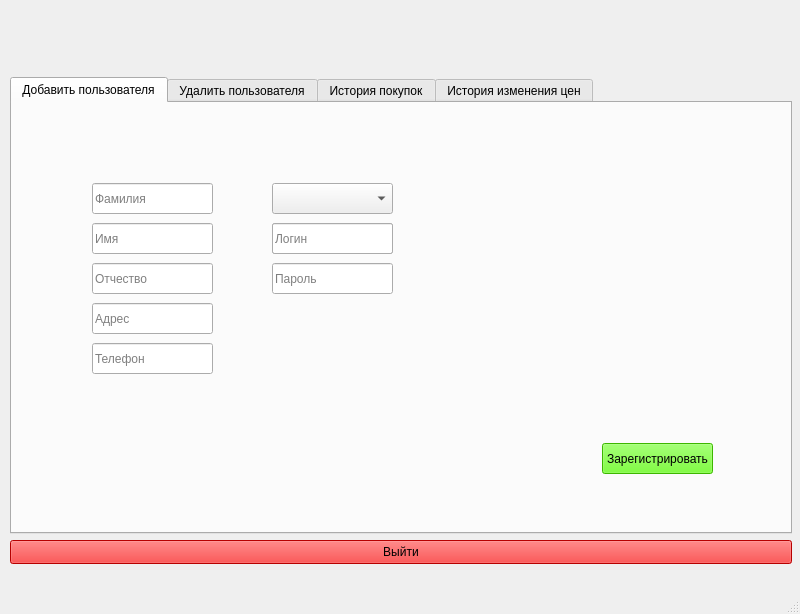
<?xml version="1.0" encoding="UTF-8"?>
<ui version="4.0">
 <class>AdminHomeWindowN</class>
 <widget class="QMainWindow" name="AdminHomeWindowN">
  <property name="geometry">
   <rect>
    <x>0</x>
    <y>0</y>
    <width>800</width>
    <height>614</height>
   </rect>
  </property>
  <property name="minimumSize">
   <size>
    <width>800</width>
    <height>614</height>
   </size>
  </property>
  <property name="maximumSize">
   <size>
    <width>800</width>
    <height>614</height>
   </size>
  </property>
  <property name="windowTitle">
   <string>MainWindow</string>
  </property>
  <widget class="QWidget" name="centralwidget">
   <widget class="QTabWidget" name="tabWidget">
    <property name="geometry">
     <rect>
      <x>10</x>
      <y>77</y>
      <width>782</width>
      <height>457</height>
     </rect>
    </property>
    <property name="currentIndex">
     <number>0</number>
    </property>
    <widget class="QWidget" name="tab">
     <attribute name="title">
      <string>Добавить пользователя</string>
     </attribute>
     <widget class="QLineEdit" name="surname">
      <property name="geometry">
       <rect>
        <x>80</x>
        <y>80</y>
        <width>121</width>
        <height>31</height>
       </rect>
      </property>
      <property name="text">
       <string/>
      </property>
      <property name="placeholderText">
       <string>Фамилия</string>
      </property>
     </widget>
     <widget class="QLineEdit" name="name">
      <property name="geometry">
       <rect>
        <x>80</x>
        <y>120</y>
        <width>121</width>
        <height>31</height>
       </rect>
      </property>
      <property name="placeholderText">
       <string>Имя</string>
      </property>
     </widget>
     <widget class="QLineEdit" name="patronymic">
      <property name="geometry">
       <rect>
        <x>80</x>
        <y>160</y>
        <width>121</width>
        <height>31</height>
       </rect>
      </property>
      <property name="placeholderText">
       <string>Отчество</string>
      </property>
     </widget>
     <widget class="QLineEdit" name="address">
      <property name="geometry">
       <rect>
        <x>80</x>
        <y>200</y>
        <width>121</width>
        <height>31</height>
       </rect>
      </property>
      <property name="placeholderText">
       <string>Адрес</string>
      </property>
     </widget>
     <widget class="QLineEdit" name="telephoneNumber">
      <property name="geometry">
       <rect>
        <x>80</x>
        <y>240</y>
        <width>121</width>
        <height>31</height>
       </rect>
      </property>
      <property name="placeholderText">
       <string>Телефон</string>
      </property>
     </widget>
     <widget class="QComboBox" name="comboBox">
      <property name="geometry">
       <rect>
        <x>260</x>
        <y>80</y>
        <width>121</width>
        <height>31</height>
       </rect>
      </property>
      <property name="placeholderText">
       <string>Должность</string>
      </property>
      <item>
       <property name="text">
        <string>Покупатель</string>
       </property>
      </item>
      <item>
       <property name="text">
        <string>Поставщик</string>
       </property>
      </item>
      <item>
       <property name="text">
        <string>Администратор</string>
       </property>
      </item>
     </widget>
     <widget class="QPushButton" name="regUser">
      <property name="geometry">
       <rect>
        <x>590</x>
        <y>340</y>
        <width>111</width>
        <height>31</height>
       </rect>
      </property>
      <property name="styleSheet">
       <string notr="true">background-color: rgb(85, 255, 0);</string>
      </property>
      <property name="text">
       <string>Зарегистрировать</string>
      </property>
     </widget>
     <widget class="QLineEdit" name="password">
      <property name="geometry">
       <rect>
        <x>260</x>
        <y>160</y>
        <width>121</width>
        <height>31</height>
       </rect>
      </property>
      <property name="placeholderText">
       <string>Пароль</string>
      </property>
     </widget>
     <widget class="QLineEdit" name="login">
      <property name="geometry">
       <rect>
        <x>260</x>
        <y>120</y>
        <width>121</width>
        <height>31</height>
       </rect>
      </property>
      <property name="placeholderText">
       <string>Логин</string>
      </property>
     </widget>
     <widget class="QLineEdit" name="company">
      <property name="geometry">
       <rect>
        <x>260</x>
        <y>120</y>
        <width>121</width>
        <height>31</height>
       </rect>
      </property>
      <property name="placeholderText">
       <string>Название компании</string>
      </property>
     </widget>
     <zorder>surname</zorder>
     <zorder>name</zorder>
     <zorder>patronymic</zorder>
     <zorder>address</zorder>
     <zorder>telephoneNumber</zorder>
     <zorder>comboBox</zorder>
     <zorder>regUser</zorder>
     <zorder>password</zorder>
     <zorder>company</zorder>
     <zorder>login</zorder>
    </widget>
    <widget class="QWidget" name="tab_2">
     <attribute name="title">
      <string>Удалить пользователя</string>
     </attribute>
     <layout class="QVBoxLayout" name="verticalLayout">
      <item>
       <widget class="QTableView" name="tableView"/>
      </item>
      <item>
       <widget class="QPushButton" name="deleteButton">
        <property name="text">
         <string>Удалить</string>
        </property>
       </widget>
      </item>
     </layout>
    </widget>
    <widget class="QWidget" name="tab_3">
     <attribute name="title">
      <string>История покупок</string>
     </attribute>
     <widget class="QTableView" name="purchaseHistoryTable">
      <property name="geometry">
       <rect>
        <x>10</x>
        <y>10</y>
        <width>761</width>
        <height>411</height>
       </rect>
      </property>
     </widget>
    </widget>
    <widget class="QWidget" name="tab_4">
     <attribute name="title">
      <string>История изменения цен</string>
     </attribute>
     <widget class="QTableView" name="priceChangeHistoryTable">
      <property name="geometry">
       <rect>
        <x>10</x>
        <y>10</y>
        <width>761</width>
        <height>411</height>
       </rect>
      </property>
     </widget>
    </widget>
   </widget>
   <widget class="QPushButton" name="exitButton">
    <property name="geometry">
     <rect>
      <x>10</x>
      <y>540</y>
      <width>782</width>
      <height>24</height>
     </rect>
    </property>
    <property name="styleSheet">
     <string notr="true">color: rgb(0, 0, 0);
background-color: rgb(255, 0, 0);</string>
    </property>
    <property name="text">
     <string>Выйти</string>
    </property>
   </widget>
  </widget>
  <widget class="QMenuBar" name="menubar">
   <property name="geometry">
    <rect>
     <x>0</x>
     <y>0</y>
     <width>800</width>
     <height>21</height>
    </rect>
   </property>
  </widget>
  <widget class="QStatusBar" name="statusbar"/>
 </widget>
 <tabstops>
  <tabstop>surname</tabstop>
  <tabstop>name</tabstop>
  <tabstop>patronymic</tabstop>
  <tabstop>address</tabstop>
  <tabstop>telephoneNumber</tabstop>
  <tabstop>login</tabstop>
  <tabstop>password</tabstop>
  <tabstop>comboBox</tabstop>
  <tabstop>regUser</tabstop>
  <tabstop>exitButton</tabstop>
  <tabstop>deleteButton</tabstop>
  <tabstop>purchaseHistoryTable</tabstop>
  <tabstop>priceChangeHistoryTable</tabstop>
  <tabstop>tableView</tabstop>
  <tabstop>tabWidget</tabstop>
 </tabstops>
 <resources/>
 <connections/>
</ui>
